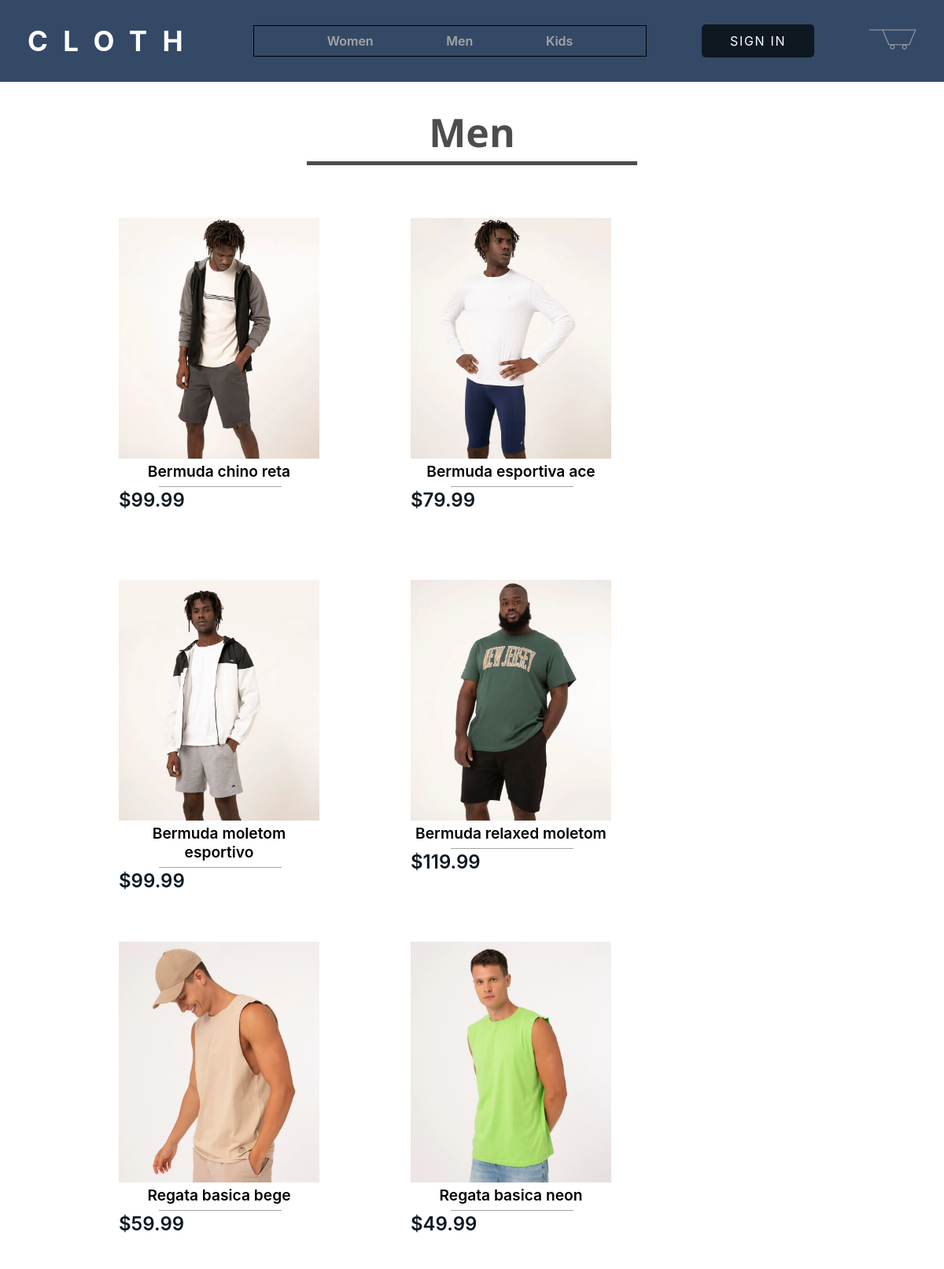
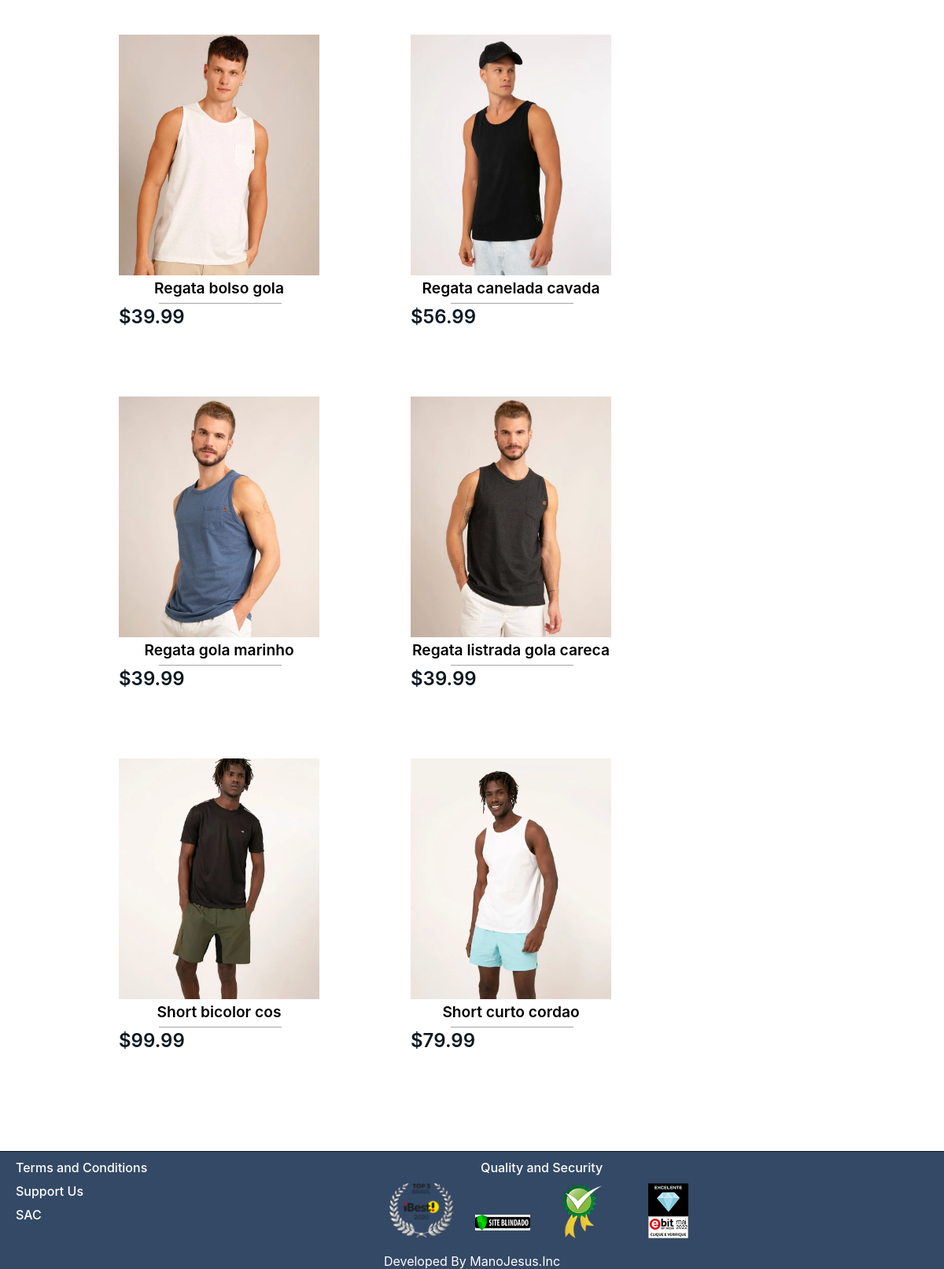
Page /men.php on the committed database (2 pictures, top to bottom).
### tables this page shows
CREATE TABLE `product` (
  `id` int NOT NULL,
  `name` varchar(100) NOT NULL,
  `price` double NOT NULL,
  `quantity_available` int NOT NULL,
  `brand` varchar(20) DEFAULT NULL,
  `type_label` varchar(15) DEFAULT NULL,
  `composition` varchar(30) DEFAULT NULL,
  `gender` enum('m','f','k') DEFAULT NULL,
  `color` varchar(10) DEFAULT NULL,
  `made` varchar(15) DEFAULT NULL,
  `age` int DEFAULT NULL,
  `image_path` varchar(200) NOT NULL,
  PRIMARY KEY (`name`),
  UNIQUE KEY `id` (`id`)
);

### components.php (the view, shortened to what this page needs)
<?php
function header_nav($isLogged)
{
    $result = '<div class="container__logo">
            <a href="index.php">CLOTH</a>
        </div>
        <div class="nav__bar">
            <a class="nav__link" href="women.php">Women</a>
            <a class="nav__link" href="men.php">Men</a>
            <a class="nav__link" href="kids.php">Kids</a>
        </div>';
    if (!$isLogged) {
        $result .= '<div class="container__sign-in">
                <a class="btn btn__link sign-in" href="signin.php">SIGN IN</a>
            </div>';
    }
    $result .= '<div class="container__cart">
            <img src="site_images/icons/carrin.png" alt="">
        </div>';
    echo $result;
}
function footer()
{
    echo '<ul class="footer__list">
            <li class="footer__item"><a href="">Terms and Conditions</a></li>
            <li class="footer__item"><a href="">Support Us</a></li>
            <li class="footer__item"><a href="">SAC</a></li>
            <li class="footer__item">
                <p>Quality and Security</p>
                <ul class="labels__list">
                    <li class="label__item"><img src="site_images/footer_label_top3_ibest.png" alt="" class="label__img"></li>
                    <li class="label__item"><img src="site_images/label-blindado.png" alt="" class="label__img" id="site_blindado"></li>
                    <li class="label__item"><img src="site_images/label-reclameaqui.png" alt="" class="label__img"></li>
                    <li class="label__item"><img src="site_images/label_ebit.png" alt="" class="label__img"></li>
                </ul>
            </li>
        </ul>
        <p>Developed By ManoJesus.Inc</p>';
}
function main_content_card($page_title, $result_set)
{
    $result = '<div class="page__title">
                <p id="title-page">' . $page_title . '</p>
            </div>
            <div class="card_container">';
    while ($row = mysqli_fetch_array($result_set)) {
        $result .= '<div class="card">
                        <div class="card__img">
                            <a href="buy_page.php?name='.$row["name"].'"><img class="product__img" src="' . $row["image_path"] . '" alt="product_img"></a>
                        </div>
                        <div class="card__content">
                            <a href="buy_page.php?name='.$row["name"].'"><p class="product__name">' . $row["name"] . '</p></a>
                            <p class="product__price">$' . $row["price"] . '</p>
                        </div>
                   </div>
            ';
    }
    $result .= '</div>';
    echo $result;
}

### stylesheets/main.css (style rules this page uses)
:root { --pri_coll : #344966; --sec_coll : #0D1821; --ter_coll : rgb(92, 158, 173); --quar_coll : #A5A5A5; --black : #000; }
* { box-sizing: border-box; font-family: 'Inter', sans-serif; padding: 0; margin: 0; }
a { text-decoration: none; color: #ffffff; }
.container__logo a { font-weight: 700; font-size: 35px; color: #fff; letter-spacing: 0.555em; }
.nav__bar { width: 500px; height: 40px; background: var(--pri_coll); border: 1px solid var(--black); display: flex; justify-content: space-evenly; align-items: center; }
.nav__bar .nav__link { color: var(--quar_coll); font-weight: 600; font-size: 16px; position: relative; }
.nav__bar .nav__link::after { content: ''; position: absolute; display: block; width: 0; height: 2px; background: var(--quar_coll); transition: all 0.3s ease-in-out; }
.btn { color: #ffffff; border: none; background: var(--sec_coll); border-radius: 5px; font-weight: 400; font-size: 16px; letter-spacing: 0.105em; padding: 11px 36px; transition: background 250ms ease-in-out; }
.footer__list { display: flex; flex-direction: column; flex-wrap: wrap; list-style: none; padding-left: 20px; padding-top: 10px; width: 100%; height: 150px; font-weight: 500; font-size: 1rem; }
.footer__item { padding-bottom: 10px; }
.labels__list { list-style: none; display: flex; }
.label__item { width: 70px; height: 70px; margin: 0 20px; }
.label__img { height: 100%; }
.footer__item p { margin-bottom: 10px; width: 430px; text-align: center; }
#site_blindado { margin-top: 40px; height: 20px; width: 100%; }
main #title-page { display: flex; flex-direction: column; align-items: center; text-align: center; font-weight: 700; font-size: 50px; font-family: 'Open Sans', sans-serif; color: #4f4c4c; position: relative; margin: 30px 0; }
main #title-page::after { content: ''; display: block; position: absolute; height: 5px; width: 35%; bottom: -8px; background: #4f4c4c; }
.card_container { display: flex; flex-wrap: wrap; margin: 67px 143px ; column-gap: 100px; row-gap: 20px; }
.card { width: 271px; height: 440px; padding: 8px; }
.card .card__img { width: 100%; }
.card__img .product__img { width: 100%; }
.card .product__name { text-align: center; font-size: 1.2rem; font-weight: 600; width: 100%; color: var(--black); word-wrap: break-word; }
.product__price { font-size: 1.5rem; font-weight: 600; color: var(--sec_coll); margin-top: 10px; position: relative; }
.card .product__price::before { content: ''; background: var(--quar_coll); height: 1px; width: 156px; position: absolute; top: -3px; left: 20%; display: block; }

### rows in the picture
product: image_path (picture), name "Bermuda chino reta", price "99.99"
product: image_path (picture), name "Bermuda esportiva ace", price "79.99"
product: image_path (picture), name "Bermuda moletom esportivo", price "99.99"
product: image_path (picture), name "Bermuda relaxed moletom", price "119.99"
product: image_path (picture), name "Regata basica bege", price "59.99"
product: image_path (picture), name "Regata basica neon", price "49.99"
product: image_path (picture), name "Regata bolso gola", price "39.99"
product: image_path (picture), name "Regata canelada cavada", price "56.99"
product: image_path (picture), name "Regata gola marinho", price "39.99"
product: image_path (picture), name "Regata listrada gola careca", price "39.99"
product: image_path (picture), name "Short bicolor cos", price "99.99"
product: image_path (picture), name "Short curto cordao", price "79.99"

### other values in the picture
$page_title "Men"
